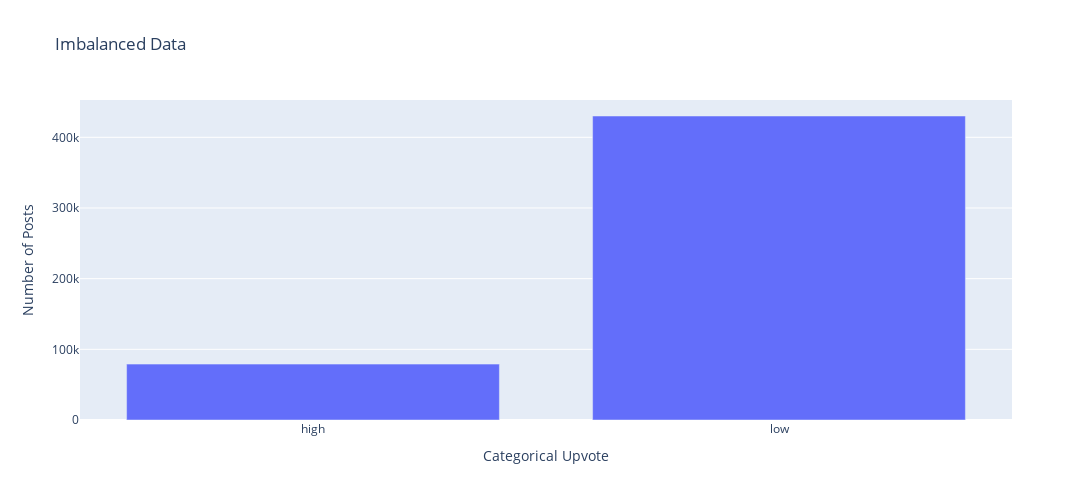

Notebook cell for this chart:
### Code cell
px.bar(usage_info.groupby('Categorical Upvote', as_index=False).count(), 
       x='Categorical Upvote', y='date_created',opacity=1, labels={'date_created':'Number of Posts'}, height=500, width=1200, title='Imbalanced Data')

### Figure 1 — Plotly figure (JSON) as saved in the notebook; plotly's stock layout.template omitted (floating-point values rounded to 4 significant figures)
{"data": [{"alignmentgroup": "True", "hovertemplate": "Categorical Upvote=%{x}<br>Number of Posts=%{y}<extra></extra>", "legendgroup": "", "marker": {"color": "#636efa", "opacity": 1}, "name": "", "offsetgroup": "", "orientation": "v", "showlegend": false, "textposition": "auto", "type": "bar", "x": ["high", "low"], "xaxis": "x", "y": [79068, 430168], "yaxis": "y"}], "layout": {"barmode": "relative", "height": 500, "legend": {"tracegroupgap": 0}, "title": {"text": "Imbalanced Data"}, "width": 1200, "xaxis": {"anchor": "y", "domain": [0, 1], "title": {"text": "Categorical Upvote"}}, "yaxis": {"anchor": "x", "domain": [0, 1], "title": {"text": "Number of Posts"}}}}
